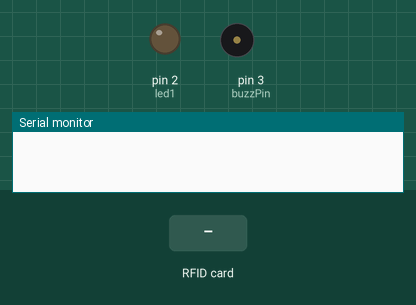
Bench run of a sketch on a simulated Arduino Uno, built with avr-gcc and run on an emulated ATmega328P. On the bench: output pins drawn as LEDs (lit = HIGH), buzzer (waves = sounding), the last lines printed to the serial monitor. Inputs (shaded band) come from the test bench. Pins used as bus, display or sensor lines are not drawn.

Above: at 1.2 s.
1.3 s: RFID card 5E 7A 19 C4 held to the reader
At 2.4 s:
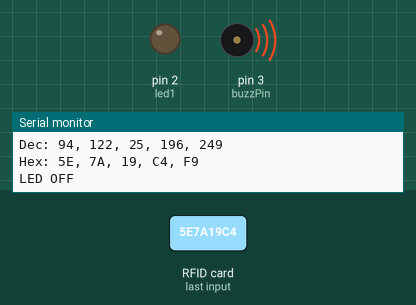
Timing chart, 0 to 4.3 s (numbered marks = the images above; inputs shaded):
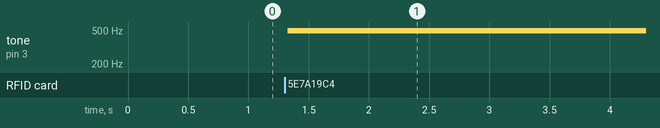

The sketch:

Rfid_Reader.ino
```cpp
#include <SPI.h>
#include <RFID.h>

#define SS_PIN 10
#define RST_PIN 9

RFID rfid(SS_PIN, RST_PIN);

int buzzPin = 3;
int led1 = 2;
// Setup variables:
int serNum0;
int serNum1;
int serNum2;
int serNum3;
int serNum4;

void setup()
{
  Serial.begin(9600);
  SPI.begin();
  rfid.init();
  pinMode(led1, OUTPUT);
  digitalWrite(led1, LOW);
}

void loop()
{

  if (rfid.isCard()) {
    if (rfid.readCardSerial()) {
      /* With a new cardnumber, show it. */
      Serial.println(" ");
      Serial.println("Card found");
      serNum0 = rfid.serNum[0];
      serNum1 = rfid.serNum[1];
      serNum2 = rfid.serNum[2];
      serNum3 = rfid.serNum[3];
      serNum4 = rfid.serNum[4];

      //Serial.println(" ");
      Serial.println("Cardnumber:");
      Serial.print("Dec: ");
      Serial.print(rfid.serNum[0], DEC);
      Serial.print(", ");
      Serial.print(rfid.serNum[1], DEC);
      Serial.print(", ");
      Serial.print(rfid.serNum[2], DEC);
      Serial.print(", ");
      Serial.print(rfid.serNum[3], DEC);
      Serial.print(", ");
      Serial.print(rfid.serNum[4], DEC);
      Serial.println(" ");

      Serial.print("Hex: ");
      Serial.print(rfid.serNum[0], HEX);
      Serial.print(", ");
      Serial.print(rfid.serNum[1], HEX);
      Serial.print(", ");
      Serial.print(rfid.serNum[2], HEX);
      Serial.print(", ");
      Serial.print(rfid.serNum[3], HEX);
      Serial.print(", ");
      Serial.print(rfid.serNum[4], HEX);
      Serial.println(" ");
      //buzzer
      analogWrite(3, 20);
      delay(500);
      analogWrite(3, 0);
    }
    if (rfid.serNum[0] == 163 && rfid.serNum[1] == 206 && rfid.serNum[2] == 134 && rfid.serNum[3] == 18 && rfid.serNum[4] == 249) {
      digitalWrite(led1, HIGH);
      Serial.println("LED ON");
      delay(3000);
      digitalWrite(led1,LOW);
    }
    else {
      digitalWrite(led1, LOW);
      Serial.println("LED OFF");
    }
  }
  rfid.halt();
}
```

Measured:
- after the input at 1.3 s, tone on pin 3 (buzzPin): silent → 490 Hz at once
